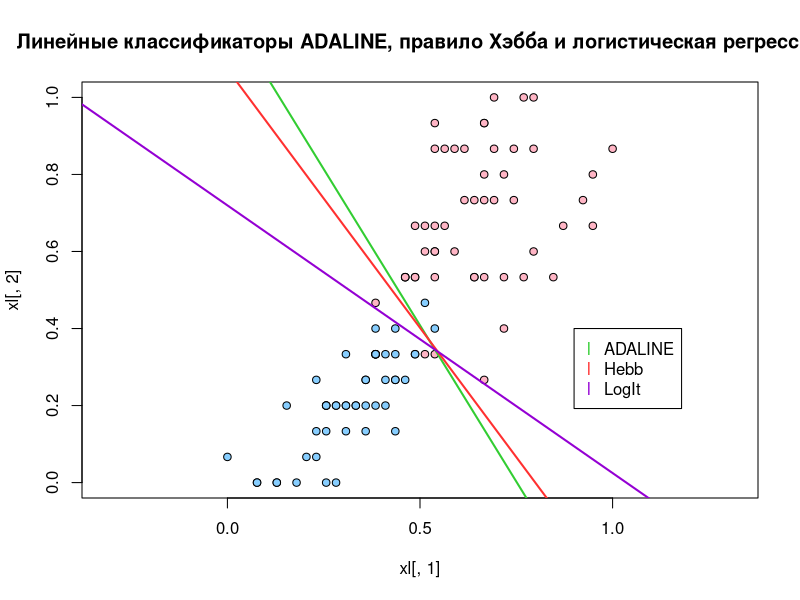
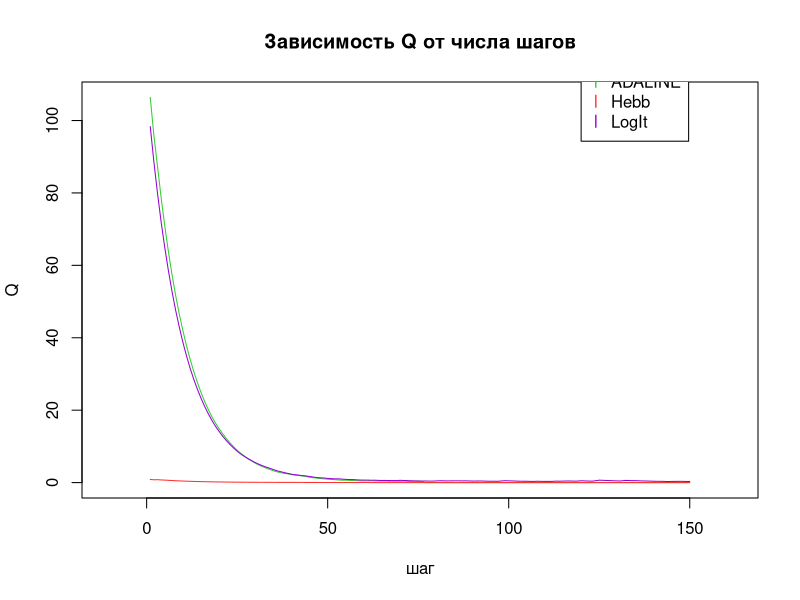

Recreate these plots in R, in order.
dataNorm <- function(xl) {
  n <- dim(xl)[2]
  for (i in 1:n) {
    mn <- min(xl[ ,i])
    mx <- max(xl[ ,i])
    if (mx>mn) {
      xl[ ,i] <- (xl[ ,i]-mn)/(mx-mn)
    }
  }
  return (xl)
}


randomWeight <- function(n) {
  return (runif(n,min=-0.5/n,max=0.5/n))
}


zeroWeight <- function(n) {
  return (array(0.0,n))
}


adalineL <- function(w,x) {   #L для ADALINE
  n <- length(w)
  return ((c(w%*%x[1:n])*x[n+1]-1)^2)
}


adalineLL <- function(w,x) {   #L' для ADALINE
  n <- length(w)
  return (x[1:n]*(2.0*(c(w%*%x[1:n])*x[n+1]^2-x[n+1])))
}


hebbL <- function(w,x) {   #L для правила Хэбба
  n <- length(w)
  return (max(-c(w%*%x[1:n])*x[n+1],0))
}


hebbLL <- function(w,x) {   #L' для правила Хэбба
  n <- length(w)
  return (-x[1:n]*x[n+1])
}


logisticL <- function(w,x) {   #L для логистической регрессии
  n <- length(w)
  return (log2(1+exp(-c(w%*%x[1:n])*x[n+1])))
}


logisticLL <- function(w,x) {   #L' для логистической регрессии
  n <- length(w)
  return (x[1:n]*x[n+1]*(-1.0/(exp(c(w%*%x[1:n])*x[n+1])*log(2)+log(2))))
}


error <- function(w,objects,func) {   #функция подсчёта ошибки
  res <- 0
  l <- dim(objects)[1]
  for (i in 1:l) {
    res <- res+func(w,objects[i, ])
  }
  return (res)
}


findErrors <- function(w,objects,func) {   #функция поиска всех неправильно классифицируемых объектов для Хэбба
  res <- numeric()
  l <- dim(objects)[1]
  for (i in 1:l) {
    margin <- func(w,objects[i, ])
    if (margin>0 || c(w%*%objects[1:length(w)])==0)   #нулевое значение <w,x> или положительный отступ - ошибка
      res <- c(res,i)
  }
  return (res)
}


step <- function(w,obj,func) {   #градиентный шаг
  res <- func(w,obj)
  return (res)
}


gradient <- function(xl,lambda,funcL,funcLL,rule,weightInit=randomWeight) {
  l <- dim(xl)[1]
  n <- dim(xl)[2]-1
  w <- weightInit(n)   #инициализируем массив весов
  Q <- error(w,xl,funcL)    #считаем стартовое значение эмперического риска
  Qprev <- array(Q-100.0,10)   #массив для проверки нормализации эмпирического риска
  class <- sample(c(-1,1),1)    #один из случайных классов, для чередования
  steps <- 0
  QList <- Q
  while (TRUE) {
    steps <- steps+1
    if (rule=="H") {   #для правила Хэбба берём только плохие
      errored <- findErrors(w,xl,funcL)   #список плохих объектов
      if (length(errored)==0) break
      obj <- sample(errored,1)    #выбираем случайный
    } else {
      obj <- sample(which(xl[ ,n+1]==class,arr.ind=TRUE),1)   #выбираем случайный из предложенного класса
    }
    eps <- error(w,matrix(xl[obj, ],1,n+1),funcL)   #считаем ошибку на объекте
    if (rule=="L") {
      nu <- 1/sqrt(sum(xl[obj,1:n]*xl[obj,1:n]))
    } else {
      nu <- 1/steps
    }
    w <- w-nu*step(w,xl[obj, ],funcLL)   #и делаем градиентный спуск
    Q <- (1-lambda)*Q+lambda*eps    #пересчитываем значение эмперического риска
    QList <- c(QList,Q)
    class <- -class    #меняем класс на противоположный
    if (abs(mean(Qprev)-Q)<1e-3) {   #эмпирический риск стабилизировался
      break
    } else {
      Qprev <- c(Q,Qprev[1:9])
    }
    if (steps==149) break    #слишком много шагов
  }
  return (c(w,QList))
}


main <- function() {
  xl <- matrix(0.0,100,4)
  for (i in 1:100) {
    xl[i, ] <- c(iris[i+50,3],iris[i+50,4],-1,ifelse(i>50,1,-1))
  }
  xl <- cbind(dataNorm(xl[ ,1:2]),xl[ ,3:4])
  colors <- c("pink1","skyblue1","limegreen","firebrick1","darkviolet")
  message <- "Линейные классификаторы ADALINE, правило Хэбба и логистическая регрессия"
  plot(xl[ ,1],xl[ ,2],pch=21,bg=ifelse(xl[ ,4]==1,colors[1],colors[2]),col="black",asp=1,main=message)
  Q <- matrix(0.0,4,150)
  Q[1, ] <- 1:150
  result <- gradient(xl,0.1,adalineL,adalineLL,"A")
  weight <- result[1:3]
  Q[2,1:(length(result)-3)] <- result[4:length(result)]
  abline(weight[3]/weight[2],-weight[1]/weight[2],col=colors[3],lwd=2,asp=1)
  result <- gradient(xl,0.1,hebbL,hebbLL,"H")
  weight <- result[1:3]
  Q[3,1:(length(result)-3)] <- result[4:length(result)]
  abline(weight[3]/weight[2],-weight[1]/weight[2],col=colors[4],lwd=2,asp=1)
  result <- gradient(xl,0.1,logisticL,logisticLL,"L")
  weight <- result[1:3]
  Q[4,1:(length(result)-3)] <- result[4:length(result)]
  abline(weight[3]/weight[2],-weight[1]/weight[2],col=colors[5],lwd=2,asp=1)
  legend(0.9,0.4,c("ADALINE","Hebb","LogIt"),pch=c("l","l","l"),col=colors[3:5])
  message <- "Зависимость Q от числа шагов"
  plot(Q[1, ],Q[2, ],col=colors[3],asp=1,type="l",main=message,ylab="Q",xlab="шаг")
  lines(Q[1, ],Q[3, ],col=colors[4],asp=1,type="l")
  lines(Q[1, ],Q[4, ],col=colors[5],asp=1,type="l")
  legend(120,max(Q[2:4, ])+10,c("ADALINE","Hebb","LogIt"),pch=c("l","l","l"),col=colors[3:5])
}
main()
